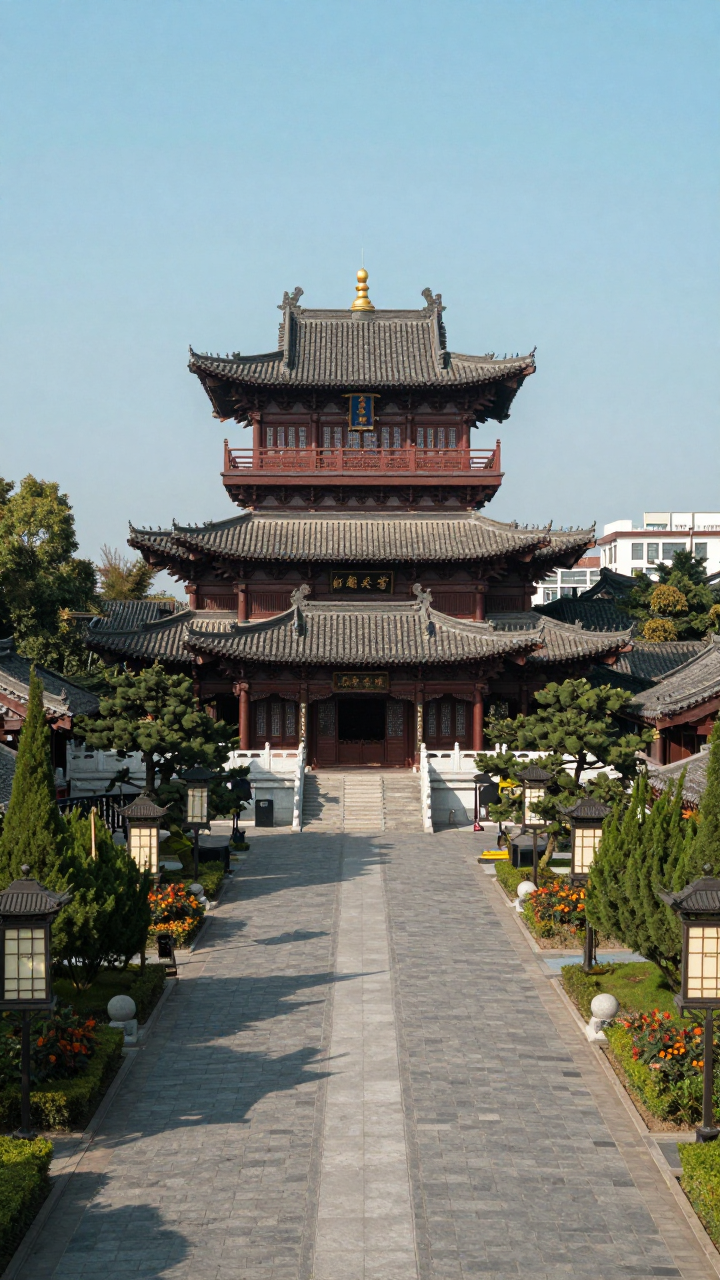
#> input picture image.png, 720 x 1280 px
$ python -i frequency.py   (imports and definitions only)
#> lines starting #> are read from the running program, lines starting #| are printed output that depends on the picture
#> further down, picture is the input picture: PIL image 720x1280 RGB; mean R, G, B 123.7, 132.4, 129.8
"""
Layer 3: Frequency-Domain Forensic Analysis.

Extracts spectral signatures from the 2D Discrete Fourier Transform (DFT) and
Haar Discrete Wavelet Transform (DWT) to identify GAN upsampling grid spikes,
diffusion high-frequency deficits, and deviations from natural 1/f sensor noise.
"""

from typing import Dict, Any, List, Tuple
import numpy as np
from PIL import Image

# Grid-peak rule calibration (measured 2026-10-12). A genuine GAN /
# deconvolution upsample grid appears as a SMALL SET of extreme, regularly
# spaced spectral spikes. The natural-image log-spectrum is heavy-tailed, so
# simply averaging everything above a mild sigma reads ~9-12 for ANY image.
# The rule therefore requires a MINIMUM COUNT of spikes above a restrictive
# sigma before it will score. Measured margins:
#   calibration corpus (real photos + AI art): max ring z 3.0-4.1, ZERO pixels > 5 sigma
#   synthetic checkerboard                   : max ring z 62.9, ~0.027% of ring pixels > 8 sigma
_GRID_SPIKE_SIGMA = 6.0      # z-score a spike must exceed to count as grid energy
_GRID_SPIKE_MIN_COUNT = 8    # minimum such spikes before the rule may score


def _radial_average_spectrum(log_mag: np.ndarray) -> Tuple[np.ndarray, np.ndarray]:
    """Calculate the radially averaged power spectral density."""
    h, w = log_mag.shape
    cy, cx = h // 2, w // 2
    y, x = np.ogrid[:h, :w]
    r = np.sqrt((x - cx) ** 2 + (y - cy) ** 2).astype(np.int32)
    max_r = min(cy, cx)

    radial_profile = np.zeros(max_r, dtype=np.float32)
    counts = np.zeros(max_r, dtype=np.int32)

    valid_mask = r < max_r
    np.add.at(radial_profile, r[valid_mask], log_mag[valid_mask])
    np.add.at(counts, r[valid_mask], 1)

    counts = np.maximum(counts, 1)
    return np.arange(max_r), radial_profile / counts


def _haar_dwt_2d(arr: np.ndarray) -> Tuple[np.ndarray, np.ndarray, np.ndarray, np.ndarray]:
    """Single-level 2D Haar Discrete Wavelet Transform."""
    # Rows
    h = (arr[:, 0::2] + arr[:, 1::2]) / np.sqrt(2.0)
    l = (arr[:, 0::2] - arr[:, 1::2]) / np.sqrt(2.0)

    # Columns
    ll = (h[0::2, :] + h[1::2, :]) / np.sqrt(2.0)
    lh = (h[0::2, :] - h[1::2, :]) / np.sqrt(2.0)
    hl = (l[0::2, :] + l[1::2, :]) / np.sqrt(2.0)
    hh = (l[0::2, :] - l[1::2, :]) / np.sqrt(2.0)
    return ll, lh, hl, hh


def analyze_frequency_domain(img: Image.Image, include_grid_peaks: bool = True) -> Dict[str, Any]:
    """
    Perform 2D DFT and DWT frequency-domain forensic evaluation.

    Args:
        img: PIL image to analyze.
        include_grid_peaks: Include the GAN-checkerboard grid-peak rule. This
            rule CANNOT be used on video frames: the 512x512 bilinear upscale
            of an H.264-encoded frame rings periodically in the DFT, producing
            grid-peak energies of ~10 on essentially every video (real or AI),
            which flagged all video as synthetic. Callers analyzing decoded
            video frames must pass include_grid_peaks=False; still-image
            analysis keeps the rule (default).

    Returns:
        {
            "score": int, # 0 to 100
            "spectral_roll_off": float, # slope of radial power roll-off
            "grid_peak_energy": float,  # periodicity indicator (GAN checkerboard)
            "wavelet_high_freq_ratio": float, # DWT high/low energy
            "reasons": list[str],
            "metrics": dict
        }
    """
#> called with include_grid_peaks = True
    try:
        # Standardize size for spectral calibration (512x512)
        gray = img.convert("L")
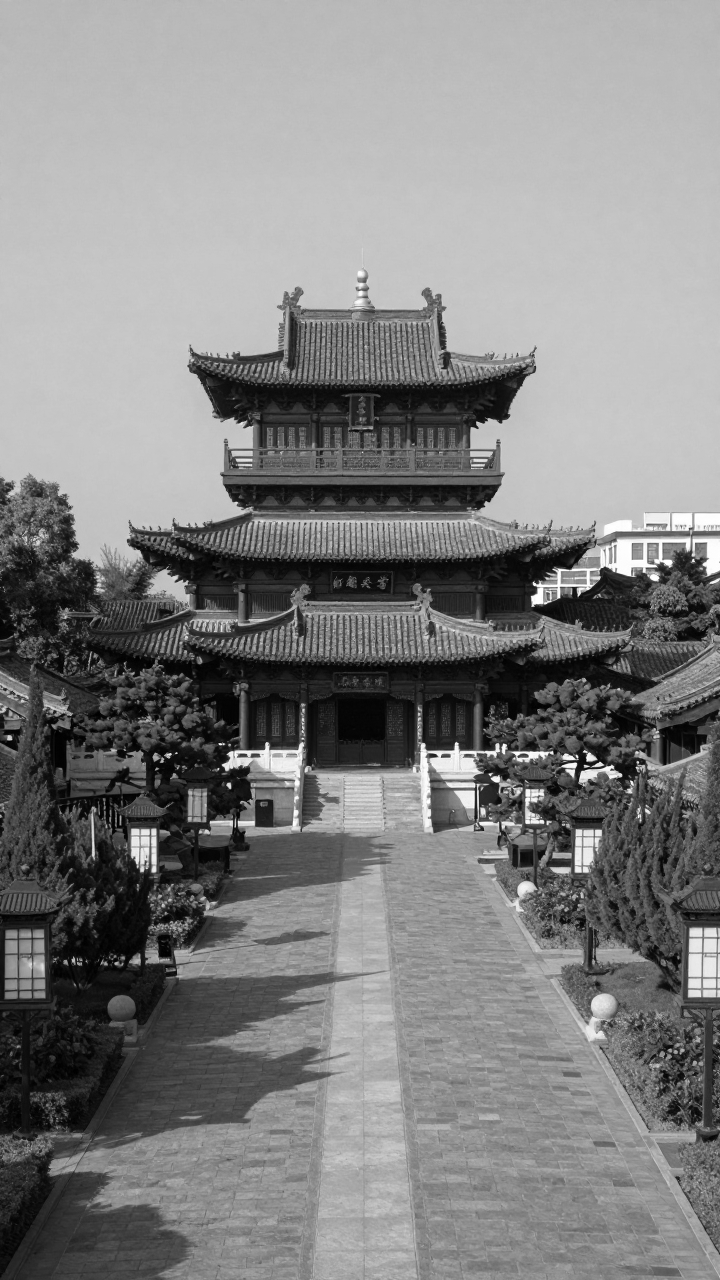
#> gray: PIL image 720x1280 L; min 0, max 255, mean 129.5
        size = 512
        gray_norm = gray.resize((size, size), Image.Resampling.BILINEAR)
        arr = np.asarray(gray_norm).astype(np.float32) / 255.0

        # 1. 2D Discrete Fourier Transform
        dft = np.fft.fft2(arr)
        dft_shift = np.fft.fftshift(dft)
        mag = np.abs(dft_shift)
        eps = 1e-8
        log_mag = np.log(mag + eps)
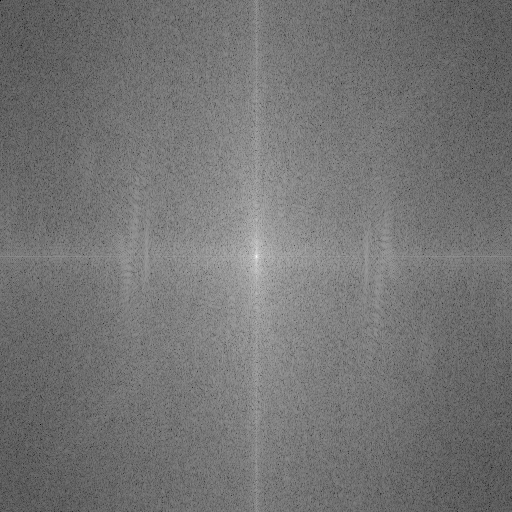
#> log_mag: shape (512, 512) float64; min -5.54, max 11.8, mean 2.37; drawn with min black and max white

        # 2. Radial Spectral Roll-Off Slope (Natural images follow ~ 1 / f^alpha where alpha in [1.5, 2.5])
        radii, profile = _radial_average_spectrum(log_mag)
#> radii = 256 values from 0 to 255; profile = 256 values, max 11.8 at index 0, min 1.74 at index 254, mean 3.45
        # Avoid DC center and extreme corners
        mid_band = slice(size // 16, size // 3)
        r_band = np.log(radii[mid_band] + 1e-5)
#> r_band = 138 values from 3.47 to 5.13
        p_band = profile[mid_band]
#> p_band = 138 values, max 5.07 at index 0, min 2.63 at index 137, mean 3.6

        if len(r_band) > 2:
            slope, intercept = np.polyfit(r_band, p_band, 1)
#> slope = -1.31; intercept = 9.54
        else:
            slope = -1.8

        # 3. Azimuthal Autocorrelation / Grid Peak Energy (detects GAN periodic upsampling checkerboard)
        # High-pass filter log magnitude to isolate peak residuals
        cy, cx = size // 2, size // 2
        y, x = np.ogrid[:size, :size]
        dist_from_center = np.sqrt((x - cx) ** 2 + (y - cy) ** 2)
        high_pass_mask = (dist_from_center > size * 0.12) & (dist_from_center < size * 0.48)

        # Z-scores must be computed over ring pixels ONLY. Multiplying by the
        # boolean mask first (the old behavior) injected thousands of zeroed
        # pixels, so the mean/std were pulled toward the mask floor and the
        # zeroed pixels came back as extreme "peaks" — flagging nearly every
        # photo (real or AI) with the GAN-grid signature.
        ring_vals = log_mag[high_pass_mask]
        mean_hp = np.mean(ring_vals)
#> mean_hp = 2.65
        std_hp = np.std(ring_vals) + eps
#> std_hp = 0.951
        peaks = (ring_vals - mean_hp) / std_hp
        # Count-gated extreme-spike metric (see _GRID_SPIKE_SIGMA doc). The old
        # formula averaged the > 3-sigma tail, which is a heavy-tail artifact of
        # every natural image: measured 2026-10-12 it read 9.0-12.0 for REAL
        # photos and AI art alike, so its 4.5 threshold fired on everything and
        # pushed real photos straight into the voter's >= 70 escalation floor
        # (every real photo in tests/calibration_corpus read score 80 / tier 62).
        # Requiring several spikes above a restrictive sigma yields 0 for smooth
        # natural spectra and for a single compression artifact, while a real
        # periodic grid (max z 62.9) still scores far above the 4.5 threshold.
        strong = peaks[peaks > _GRID_SPIKE_SIGMA]
#> strong = empty array
        grid_peak_energy = (
            float(np.mean(strong ** 2)) if strong.size >= _GRID_SPIKE_MIN_COUNT else 0.0
        )
#> grid_peak_energy = 0

        # 4. 2D Haar Wavelet Subband Energy Ratios
        ll, lh, hl, hh = _haar_dwt_2d(arr)
#> in _haar_dwt_2d, `h = (arr[:, 0::2] + arr[:, 1::2]) / np.sqrt(2.0)`:
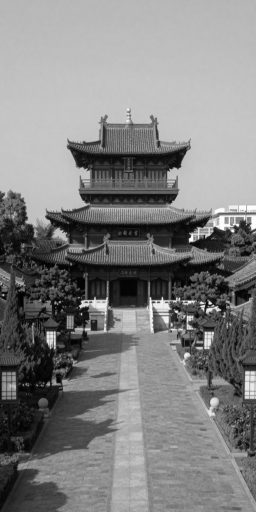
#> h: shape (512, 256) float32; min 0.00277, max 1.41, mean 0.718; drawn with min black and max white
#> in _haar_dwt_2d, `l = (arr[:, 0::2] - arr[:, 1::2]) / np.sqrt(2.0)`:
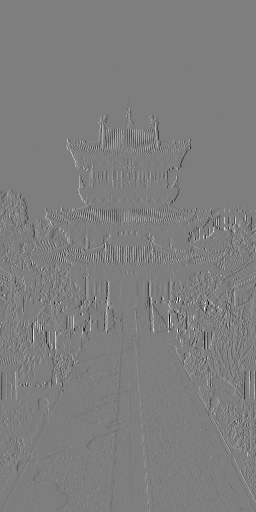
#> l: shape (512, 256) float32; min -0.405, max 0.41, mean -0.000231; drawn with min black and max white
#> in _haar_dwt_2d, `ll = (h[0::2, :] + h[1::2, :]) / np.sqrt(2.0)`:
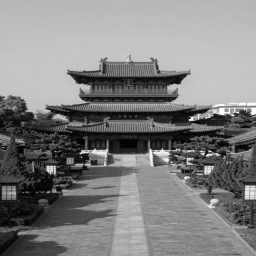
#> ll: shape (256, 256) float32; min 0.0137, max 2, mean 1.02; drawn with min black and max white
#> in _haar_dwt_2d, `lh = (h[0::2, :] - h[1::2, :]) / np.sqrt(2.0)`:
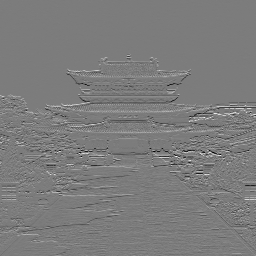
#> lh: shape (256, 256) float32; min -0.569, max 0.596, mean 0.000236; drawn with min black and max white
#> in _haar_dwt_2d, `hh = (l[0::2, :] - l[1::2, :]) / np.sqrt(2.0)`:
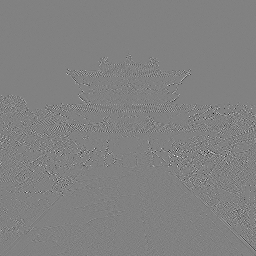
#> hh: shape (256, 256) float32; min -0.243, max 0.237, mean -2.99e-08; drawn with min black and max white
        e_ll = float(np.sum(ll ** 2))
#> e_ll = 83965
        e_lh = float(np.sum(lh ** 2))
#> e_lh = 223.2
        e_hl = float(np.sum(hl ** 2))
#> e_hl = 116.8
        e_hh = float(np.sum(hh ** 2))
#> e_hh = 21.41
        high_freq_energy = (e_lh + e_hl + e_hh)
#> high_freq_energy = 361.4
        wavelet_ratio = float(high_freq_energy / max(e_ll, eps))
#> wavelet_ratio = 0.0043

        # 5. Composite Analytic Scoring
        score = 15
        reasons: List[str] = []

        # Check periodic grid spikes (GAN signature) - still images only, see
        # the include_grid_peaks docstring above.
        if include_grid_peaks and grid_peak_energy > 4.5:
            score += 45
            reasons.append(f"Periodic spectral grid peaks detected (peak energy {grid_peak_energy:.2f}) — characteristic of deconvolution / GAN upsampling.")
        elif include_grid_peaks and grid_peak_energy > 2.0:
            score += 20
            reasons.append(f"Mild frequency-domain harmonic peaks (peak energy {grid_peak_energy:.2f}).")

        # Check spectral roll-off deviation (natural photos are typically -1.4 to -2.3)
        if slope > -0.9:
            score += 30
            reasons.append(f"High-frequency energy deficit / flattened spectral slope ({slope:.2f}) — typical of diffusion model spatial interpolation.")
        elif slope < -2.9:
            score += 25
            reasons.append(f"Unnaturally steep spectral attenuation (slope {slope:.2f}).")

        # Check wavelet high-frequency energy ratio
        if wavelet_ratio < 0.008:
            score += 20
            reasons.append(f"Wavelet high-frequency energy deficit (ratio {wavelet_ratio:.4f}) — synthetic smoothness.")
        elif wavelet_ratio > 0.09:
            score += 15
            reasons.append(f"Elevated high-frequency subband noise (ratio {wavelet_ratio:.4f}).")

        final_score = int(np.clip(score, 5, 96))
        if not reasons:
            reasons.append("Frequency-domain power distribution matches natural optical camera sensor roll-off.")

        return {
            "score": final_score,
            "spectral_roll_off": float(slope),
            "grid_peak_energy": float(grid_peak_energy),
            "wavelet_high_freq_ratio": float(wavelet_ratio),
            "reasons": reasons,
            "metrics": {
                "slope": round(float(slope), 3),
                "grid_peaks": round(float(grid_peak_energy), 3),
                "wavelet_ratio": round(float(wavelet_ratio), 4)
            }
        }
    except Exception as e:
        return {
            "score": 40,
            "spectral_roll_off": -1.8,
            "grid_peak_energy": 0.0,
            "wavelet_high_freq_ratio": 0.02,
            "reasons": [f"Frequency analysis encountered error: {e}"],
            "metrics": {}
        }

>>> from PIL import Image
>>> picture = Image.open('../image.png')
>>> result = analyze_frequency_domain(picture)
#> result = 6 items

$ run again, on animals_1.jpg
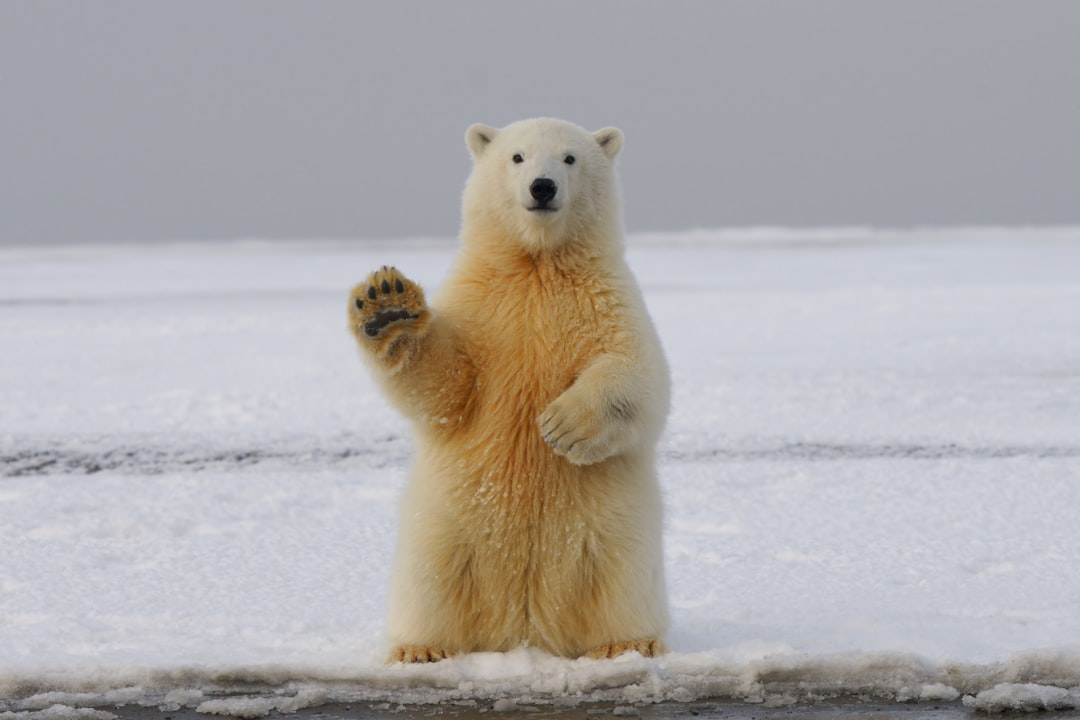
#> input picture animals_1.jpg, 1080 x 720 px
#> picture is the input picture: PIL image 1080x720 RGB; mean R, G, B 174.1, 171, 170.6
#> in analyze_frequency_domain, `log_mag = np.log(mag + eps)`:
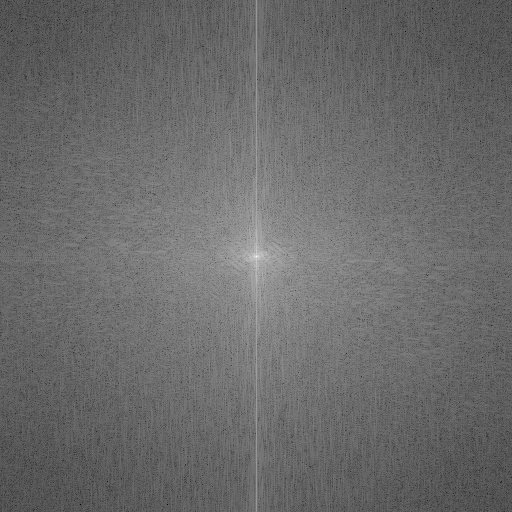
#> log_mag: shape (512, 512) float64; min -6.84, max 12.08, mean 1.09; drawn with min black and max white
#> radii = 256 values from 0 to 255; profile = 256 values, max 12.08 at index 0, min 0.379 at index 251, mean 2.3
#> r_band = 138 values from 3.47 to 5.13
#> p_band = 138 values, max 3.93 at index 1, min 1.37 at index 137, mean 2.46
#> slope = -1.54; intercept = 9.43
#> mean_hp = 1.38
#> std_hp = 0.982
#> strong = empty array
#> grid_peak_energy = 0
#> in _haar_dwt_2d, `hh = (l[0::2, :] - l[1::2, :]) / np.sqrt(2.0)`:
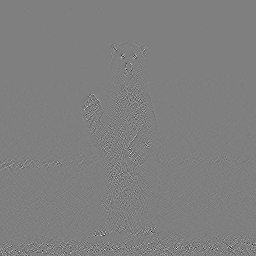
#> hh: shape (256, 256) float32; min -0.0843, max 0.0843, mean -4.55e-06; drawn with min black and max white
#> e_ll = 123651.5
#> e_lh = 14.23
#> e_hl = 15.13
#> e_hh = 1.74
#> high_freq_energy = 31.1
#> wavelet_ratio = 0.000251
#> result = 6 items
